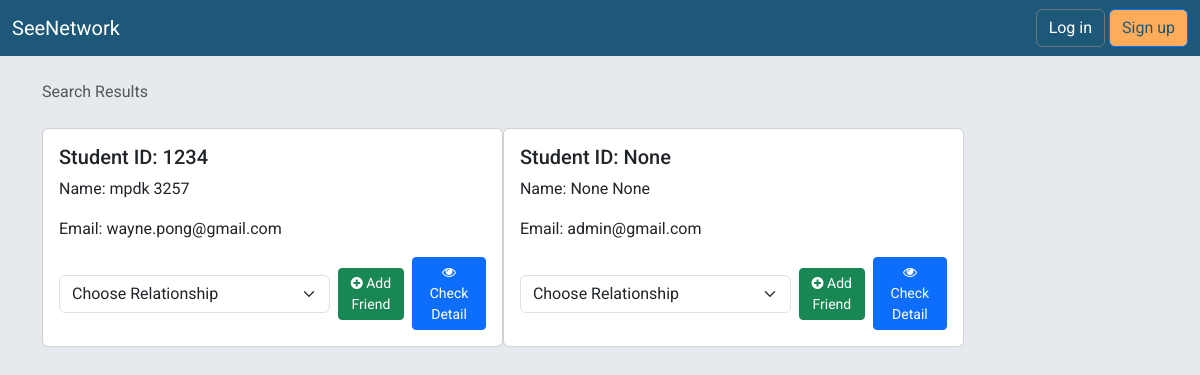
The app's page /search/, older data.
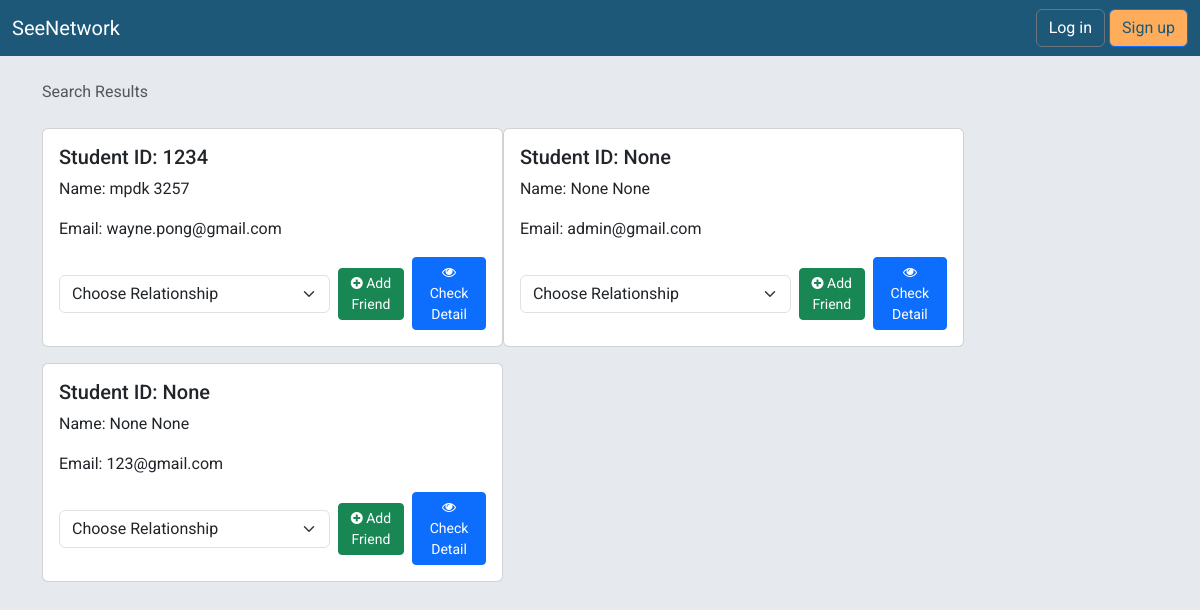
The same page, newer data.
### accounts/models.py (models this page shows, shortened)
class CustomUser(AbstractUser):
    student_id = models.CharField(max_length=10, unique=True, blank=True, null=True)
    first_name = models.CharField(max_length=30, blank=True, null=True)
    last_name = models.CharField(max_length=30, blank=True, null=True)
    nick_name = models.CharField(max_length=30, blank=True, null=True)
    gender = models.CharField(max_length=1, default='n', choices=Gender.choices)
    department = models.CharField(max_length=10, blank=True, null=True, choices=Department.choices)
    display_name = models.PositiveSmallIntegerField(default=0, validators=[MinValueValidator(0), MaxValueValidator(6)])
    display_student_id = models.PositiveSmallIntegerField(default=0, validators=[MinValueValidator(0), MaxValueValidator(6)])
    display_nick_name = models.PositiveSmallIntegerField(default=0, validators=[MinValueValidator(0), MaxValueValidator(6)])
    display_gender = models.PositiveSmallIntegerField(default=0, validators=[MinValueValidator(0), MaxValueValidator(6)])
    display_department = models.PositiveSmallIntegerField(default=0, validators=[MinValueValidator(0), MaxValueValidator(6)])
    slug = models.SlugField(max_length=25, verbose_name='User Slug', unique=True)
    class Meta:
        verbose_name = 'User'
        verbose_name_plural = 'Users'

### network/views.py (the view)
# urls.py: path('search/', views.search_users, name='search_users'),
def search_users(request):
    query = request.GET.get('q', '')
    results = User.objects.filter(Q(username__icontains=query) | Q(first_name__icontains=query) | Q(last_name__icontains=query) | Q(nick_name__icontains=query) | Q(email__icontains=query))
    return render(request, 'search_results.html', {'results': results, 'query': query, 'choices': Relation.choices})

### templates/search_results.html (shortened to what this page needs)
{% extends 'base.html' %}
{% block breadcrumb %}
  <li class="breadcrumb-item active">Search Results</li>
{% endblock %}
{% block content %}
  {% if results %}
    <div class="card-group">
      {% for user in results %}
        <form method="post" action="{% url 'send_friend_request' user.id %}">
          {% include 'includes/choice_relation.html' %}
        </form>
      {% endfor %}
    </div>
  {% endif %}
{% endblock %}

### templates/base.html (shortened to what this page needs)
{% load static %}
{% load crispy_forms_tags %}
<!DOCTYPE html>
<html>
  <head>
    {% include 'includes/stylesheets.html' %}
    {% load django_bootstrap5 %}
    {% bootstrap_css %}
    <link rel="stylesheet" href="{% static 'css/dark-light.css' %}">
    <link rel="stylesheet" href="{% static 'css/nav.css' %}">
  </head>
  <body>
    {% block body %}
      {% include 'includes/nav.html' %}
      <div class="container">
        <ol class="breadcrumb my-4">
          {% block breadcrumb %}
          {% endblock %}
        </ol>
        {% block content %}
        {% endblock %}
      </div>
    {% endblock body %}
  </body>
</html>

### templates/includes/stylesheets.html (shortened to what this page needs)
<link href="https://cdnjs.cloudflare.com/ajax/libs/font-awesome/4.7.0/css/font-awesome.min.css" rel="stylesheet" >

### templates/includes/nav.html (shortened to what this page needs)
<nav class="navbar navbar-expand-lg" style="background-color: #1D5879;">
  <div class="container-fluid">
    <a class="navbar-brand" href="{% url 'home' %}" style="color: white;">SeeNetwork</a>
      <ul class="navbar-nav ml-auto">
        {% if user.is_authenticated %}{% load notifications_tags %}
                {% notifications_unread as unread_count %}
        {% else %}
          <form class="form-inline ml-auto">
            <a href="{% url 'login' %}" class="btn btn-outline-secondary" style="background-color: #1D5879; color: white;">Log in</a>
            <a href="{% url 'signup' %}" class="btn btn-primary ml-2" style="background-color: #FFAD5A; color: #1D5879;">Sign up</a>
          </form>
        {% endif %}
      </ul>
    </div>
</nav>

### templates/includes/choice_relation.html (shortened to what this page needs)
<div class="card mb-3">
    <div class="card-body">
        <h5 class="card-title">Student ID: {{ user.student_id }}</h5>
        <p class="card-text">Name: {{ user.first_name }} {{ user.last_name }}</p>
        <p class="card-text">Email: {{ user.email }}</p>
        <div class="d-flex align-items-center">
            <select class="form-select" name="relationship" aria-label="Choose Relationship">
                <option value="" selected>Choose Relationship</option>
            </select>
            <button type="submit" name="relationship" value="friend" class="btn btn-success btn-sm ms-2">
                <i class="fa fa-plus-circle"></i> Add Friend
            </button>
            <a href="{% url 'profile_view' user.slug %}" class="btn btn-primary btn-sm ms-2" role="button">
                <i class="fa fa-eye"></i> Check Detail
            </a>
        </div>
    </div>
</div>

### static/css/dark-light.css (style rules this page uses)
@media (prefers-color-scheme: light) { body { background-color: white; color: black; } }

### static/css/nav.css (style rules this page uses)
body { font-family: "Roboto", sans-serif; background: #E6E9ED; min-height: 100vh; position: relative; }

Row changes from the older to the newer data that the page shows:
added CustomUser: student_id "None", first_name "None", last_name "None", email "123@gmail.com"
